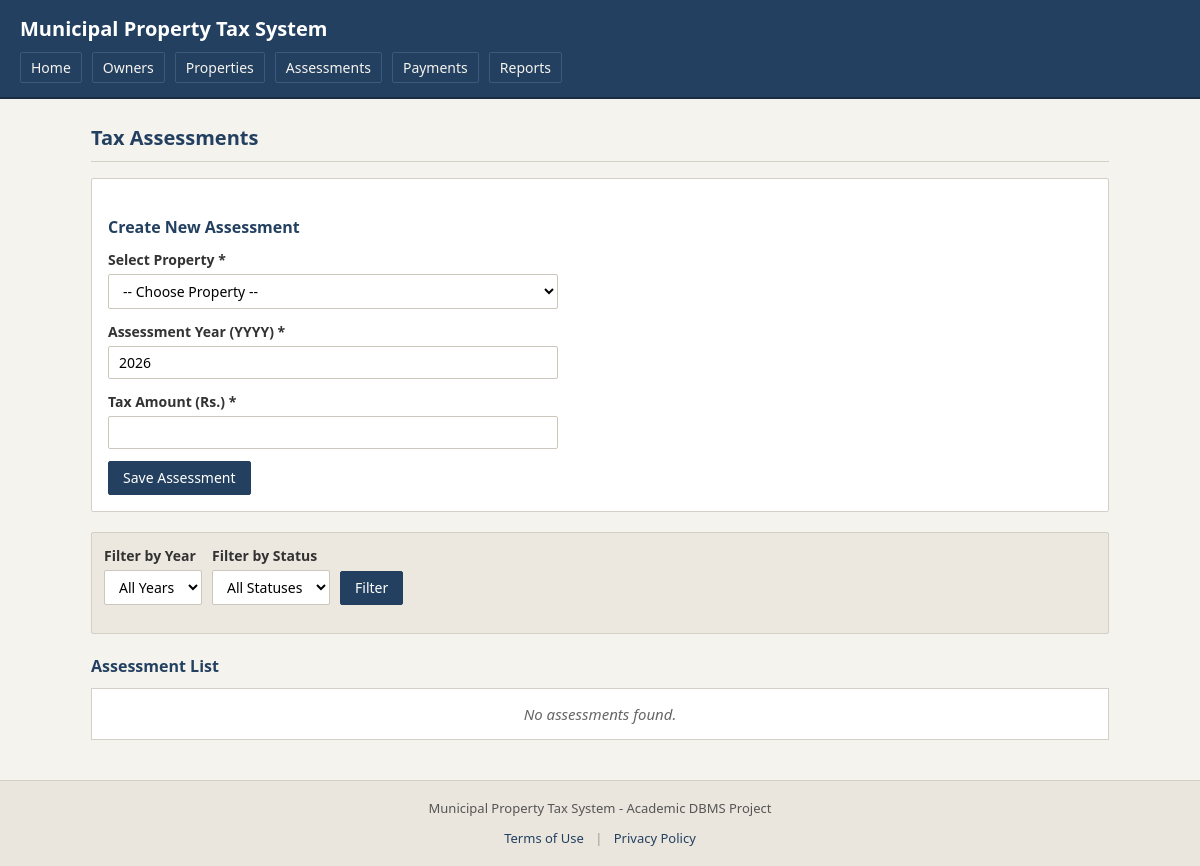
The app's page /assessments.php, older data.
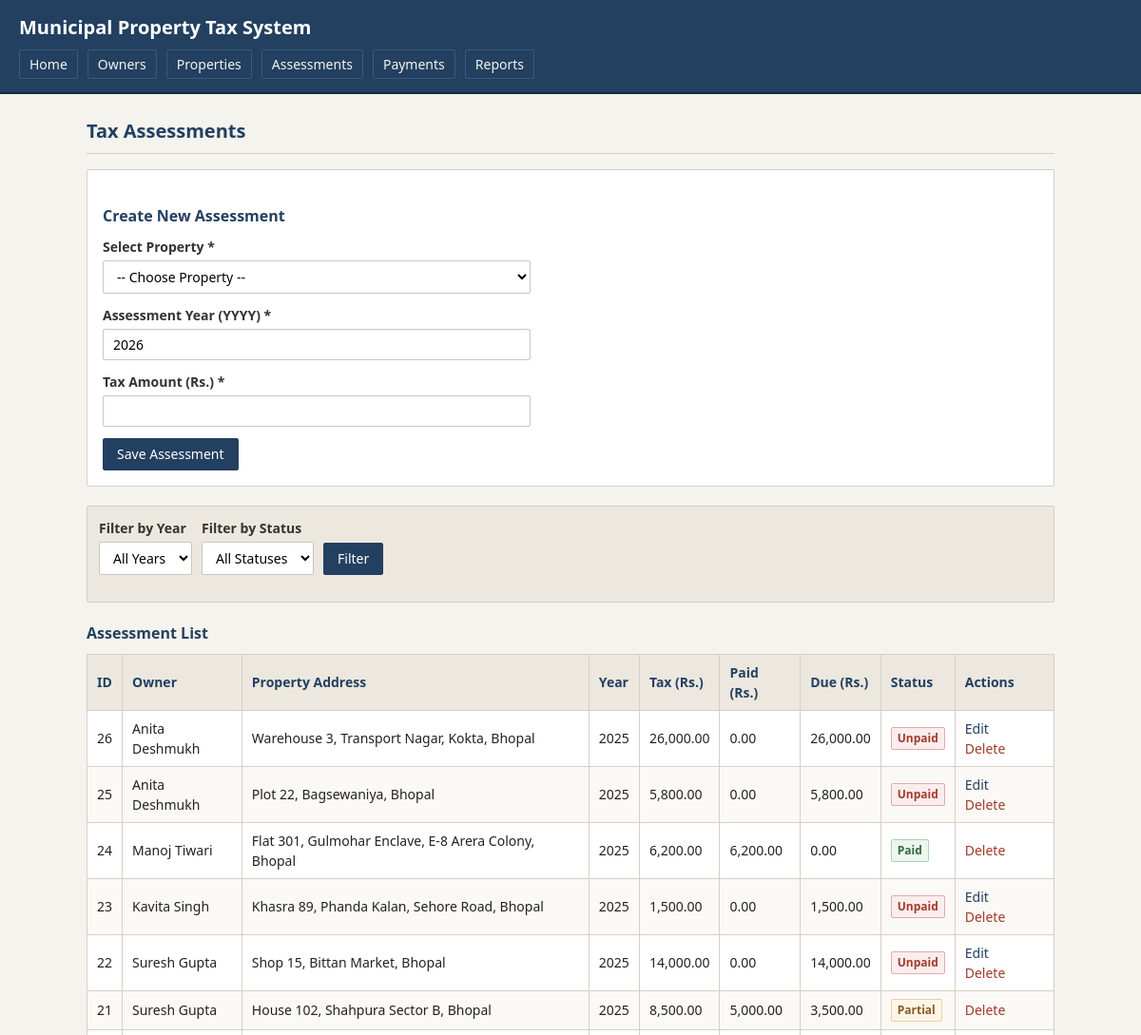
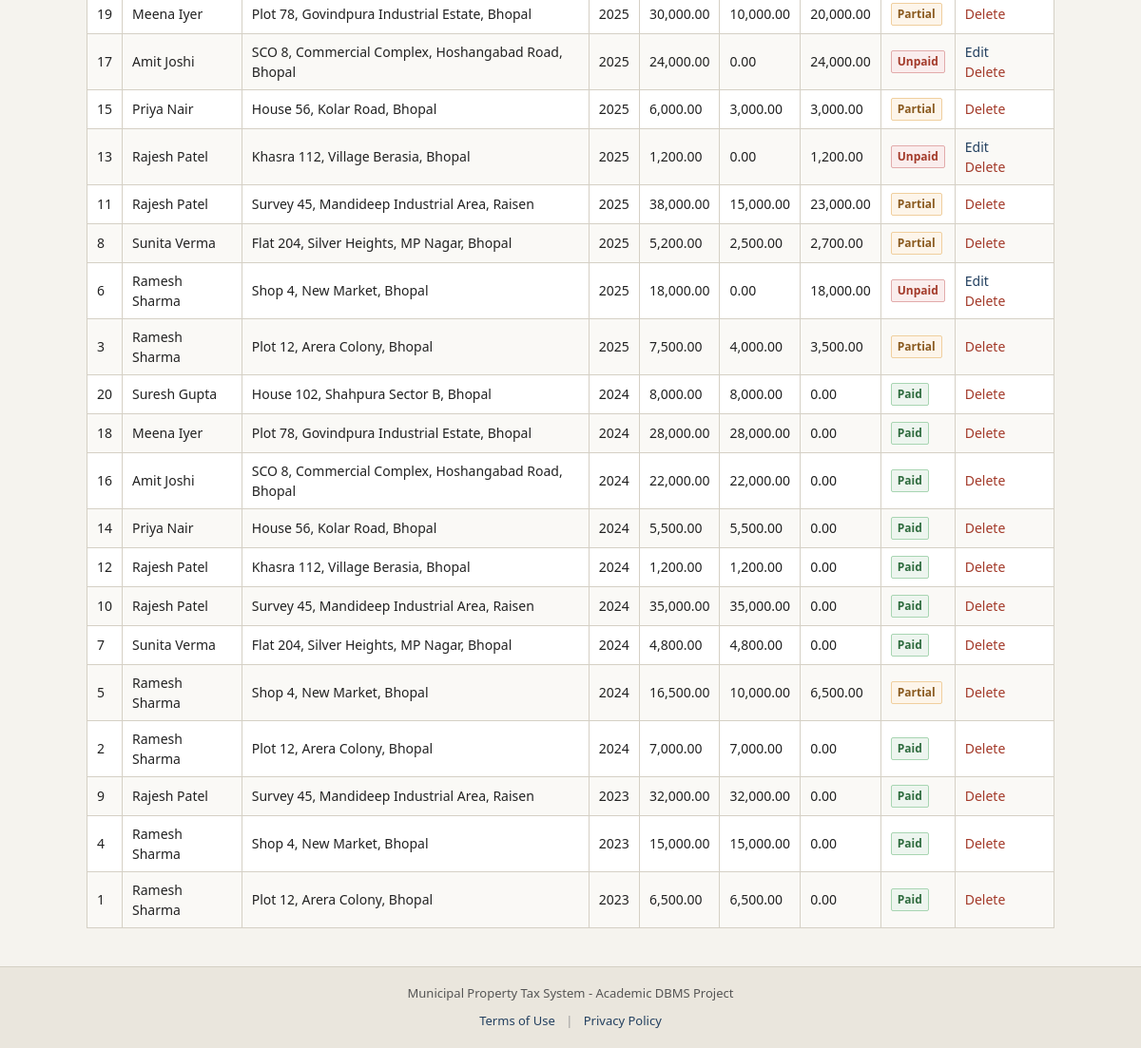
The same page, newer data (2 pictures, top to bottom).
### tables this page shows
CREATE TABLE TaxAssessments (
    assessment_id INT AUTO_INCREMENT PRIMARY KEY,
    property_id INT NOT NULL,
    assessment_year INT NOT NULL,
    tax_amount DECIMAL(10,2) NOT NULL CHECK (tax_amount > 0),
    FOREIGN KEY (property_id) REFERENCES Properties(property_id)
);

CREATE TABLE PropertyOwners (
    owner_id INT AUTO_INCREMENT PRIMARY KEY,
    owner_name VARCHAR(100) NOT NULL,
    phone CHAR(10) NOT NULL,
    email VARCHAR(100)
);

CREATE TABLE Properties (
    property_id INT AUTO_INCREMENT PRIMARY KEY,
    owner_id INT NOT NULL,
    property_address VARCHAR(255) NOT NULL,
    property_type VARCHAR(30) NOT NULL,
    FOREIGN KEY (owner_id) REFERENCES PropertyOwners(owner_id)
);

### assessments.php (the view, shortened to what the changed rows need)
<?php
include 'includes/db.php';
$filter_year = isset($_GET['year']) ? trim($_GET['year']) : '';
$filter_status = isset($_GET['status']) ? trim($_GET['status']) : '';
$allowed_statuses = ['Paid', 'Partial', 'Unpaid'];
$base_query = "SELECT a.assessment_id, o.owner_name, p.property_address, a.assessment_year,
                      a.tax_amount,
                      IFNULL(x.paid, 0) AS paid,
                      a.tax_amount - IFNULL(x.paid, 0) AS due,
                      CASE
                          WHEN IFNULL(x.paid, 0) = 0 THEN 'Unpaid'
                          WHEN a.tax_amount - IFNULL(x.paid, 0) <= 0 THEN 'Paid'
                          ELSE 'Partial'
                      END AS status
               FROM TaxAssessments a
               JOIN Properties p ON a.property_id = p.property_id
               JOIN PropertyOwners o ON p.owner_id = o.owner_id
               LEFT JOIN (SELECT assessment_id, SUM(amount_paid) AS paid
                          FROM Payments GROUP BY assessment_id) x
                      ON a.assessment_id = x.assessment_id ";
if ($filter_year !== '' && in_array($filter_status, $allowed_statuses, true)) {
    $sql = $base_query . " WHERE a.assessment_year = ? HAVING status = ? ORDER BY a.assessment_year DESC, a.assessment_id DESC";
    $stmt = mysqli_prepare($con, $sql);
    $f_year = (int)$filter_year;
    mysqli_stmt_bind_param($stmt, "is", $f_year, $filter_status);
    mysqli_stmt_execute($stmt);
    $result = mysqli_stmt_get_result($stmt);
} elseif (in_array($filter_status, $allowed_statuses, true)) {
    $sql = $base_query . " HAVING status = ? ORDER BY a.assessment_year DESC, a.assessment_id DESC";
    $stmt = mysqli_prepare($con, $sql);
    mysqli_stmt_bind_param($stmt, "s", $filter_status);
    mysqli_stmt_execute($stmt);
    $result = mysqli_stmt_get_result($stmt);
} else {
    $sql = $base_query . " ORDER BY a.assessment_year DESC, a.assessment_id DESC";
    $result = mysqli_query($con, $sql);
}
include 'includes/header.php';
?>
<h1 class="page-title">Tax Assessments</h1>
<div class="card-box">
    <h2 class="section-title">Create New Assessment</h2>
    <form method="POST" action="assessments.php">
    </form>
</div>
<div class="filter-box">
    <form method="GET" action="assessments.php" class="form-inline">
    </form>
</div>
<h2 class="section-title">Assessment List</h2>
<?php if ($result && mysqli_num_rows($result) > 0): ?>
    <div class="table-responsive">
        <table class="table">
            <thead>
                <tr>
                    <th>ID</th>
                    <th>Owner</th>
                    <th>Property Address</th>
                    <th>Year</th>
                    <th class="text-right">Tax (Rs.)</th>
                    <th class="text-right">Paid (Rs.)</th>
                    <th class="text-right">Due (Rs.)</th>
                    <th>Status</th>
                    <th>Actions</th>
                </tr>
            </thead>
            <tbody>
                <?php while ($row = mysqli_fetch_assoc($result)): ?>
                    <tr>
                        <td><?php echo (int)$row['assessment_id']; ?></td>
                        <td><?php echo htmlspecialchars($row['owner_name']); ?></td>
                        <td><?php echo htmlspecialchars($row['property_address']); ?></td>
                        <td><?php echo (int)$row['assessment_year']; ?></td>
                        <td class="text-right"><?php echo number_format((float)$row['tax_amount'], 2); ?></td>
                        <td class="text-right"><?php echo number_format((float)$row['paid'], 2); ?></td>
                        <td class="text-right"><?php echo number_format((float)$row['due'], 2); ?></td>
                        <td>
                            <?php if ($row['status'] === 'Paid'): ?>
                                <span class="badge badge-paid">Paid</span>
                            <?php elseif ($row['status'] === 'Partial'): ?>
                                <span class="badge badge-partial">Partial</span>
                            <?php else: ?>
                                <span class="badge badge-unpaid">Unpaid</span>
                            <?php endif; ?>
                        </td>
                        <td class="action-links">
                            <?php if ((float)$row['paid'] == 0): ?>
                                <a href="assessment_edit.php?id=<?php echo (int)$row['assessment_id']; ?>">Edit</a>
                            <?php endif; ?>
                            <a href="delete.php?type=assessment&id=<?php echo (int)$row['assessment_id']; ?>" class="text-danger">Delete</a>
                        </td>
                    </tr>
                <?php endwhile; ?>
            </tbody>
        </table>
    </div>
<?php else: ?>
    <div class="empty-msg">No assessments found.</div>
<?php endif; ?>
<?php
include 'includes/footer.php';
?>

Row changes from the older to the newer data that the page shows:
added taxassessments: assessment_id "26", propertyowners.owner_name "Anita Deshmukh", property.property_address "Warehouse 3, Transport Nagar, Kokta, Bhopal", assessment_year "2025", tax_amount "26,000.00", paid "0.00", due "26,000.00", shows "Unpaid"
added taxassessments: assessment_id "25", propertyowners.owner_name "Anita Deshmukh", property.property_address "Plot 22, Bagsewaniya, Bhopal", assessment_year "2025", tax_amount "5,800.00", paid "0.00", due "5,800.00", shows "Unpaid"
added taxassessments: assessment_id "24", propertyowners.owner_name "Manoj Tiwari", property.property_address "Flat 301, Gulmohar Enclave, E-8 Arera Colony, Bhopal", assessment_year "2025", tax_amount "6,200.00", paid "6,200.00", due "0.00", shows "Paid"
added taxassessments: assessment_id "23", propertyowners.owner_name "Kavita Singh", property.property_address "Khasra 89, Phanda Kalan, Sehore Road, Bhopal", assessment_year "2025", tax_amount "1,500.00", paid "0.00", due "1,500.00", shows "Unpaid"
added taxassessments: assessment_id "22", propertyowners.owner_name "Suresh Gupta", property.property_address "Shop 15, Bittan Market, Bhopal", assessment_year "2025", tax_amount "14,000.00", paid "0.00", due "14,000.00", shows "Unpaid"
added taxassessments: assessment_id "21", propertyowners.owner_name "Suresh Gupta", property.property_address "House 102, Shahpura Sector B, Bhopal", assessment_year "2025", tax_amount "8,500.00", paid "5,000.00", due "3,500.00", shows "Partial"
added taxassessments: assessment_id "19", propertyowners.owner_name "Meena Iyer", property.property_address "Plot 78, Govindpura Industrial Estate, Bhopal", assessment_year "2025", tax_amount "30,000.00", paid "10,000.00", due "20,000.00", shows "Partial"
added taxassessments: assessment_id "17", propertyowners.owner_name "Amit Joshi", property.property_address "SCO 8, Commercial Complex, Hoshangabad Road, Bhopal", assessment_year "2025", tax_amount "24,000.00", paid "0.00", due "24,000.00", shows "Unpaid"
added taxassessments: assessment_id "15", propertyowners.owner_name "Priya Nair", property.property_address "House 56, Kolar Road, Bhopal", assessment_year "2025", tax_amount "6,000.00", paid "3,000.00", due "3,000.00", shows "Partial"
added taxassessments: assessment_id "13", propertyowners.owner_name "Rajesh Patel", property.property_address "Khasra 112, Village Berasia, Bhopal", assessment_year "2025", tax_amount "1,200.00", paid "0.00", due "1,200.00", shows "Unpaid"
added taxassessments: assessment_id "11", propertyowners.owner_name "Rajesh Patel", property.property_address "Survey 45, Mandideep Industrial Area, Raisen", assessment_year "2025", tax_amount "38,000.00", paid "15,000.00", due "23,000.00", shows "Partial"
added taxassessments: assessment_id "8", propertyowners.owner_name "Sunita Verma", property.property_address "Flat 204, Silver Heights, MP Nagar, Bhopal", assessment_year "2025", tax_amount "5,200.00", paid "2,500.00", due "2,700.00", shows "Partial"
added taxassessments: assessment_id "6", propertyowners.owner_name "Ramesh Sharma", property.property_address "Shop 4, New Market, Bhopal", assessment_year "2025", tax_amount "18,000.00", paid "0.00", due "18,000.00", shows "Unpaid"
added taxassessments: assessment_id "3", propertyowners.owner_name "Ramesh Sharma", property.property_address "Plot 12, Arera Colony, Bhopal", assessment_year "2025", tax_amount "7,500.00", paid "4,000.00", due "3,500.00", shows "Partial"
added taxassessments: assessment_id "20", propertyowners.owner_name "Suresh Gupta", property.property_address "House 102, Shahpura Sector B, Bhopal", assessment_year "2024", tax_amount "8,000.00", paid "8,000.00", due "0.00", shows "Paid"
added taxassessments: assessment_id "18", propertyowners.owner_name "Meena Iyer", property.property_address "Plot 78, Govindpura Industrial Estate, Bhopal", assessment_year "2024", tax_amount "28,000.00", paid "28,000.00", due "0.00", shows "Paid"
added taxassessments: assessment_id "16", propertyowners.owner_name "Amit Joshi", property.property_address "SCO 8, Commercial Complex, Hoshangabad Road, Bhopal", assessment_year "2024", tax_amount "22,000.00", paid "22,000.00", due "0.00", shows "Paid"
added taxassessments: assessment_id "14", propertyowners.owner_name "Priya Nair", property.property_address "House 56, Kolar Road, Bhopal", assessment_year "2024", tax_amount "5,500.00", paid "5,500.00", due "0.00", shows "Paid"
added taxassessments: assessment_id "12", propertyowners.owner_name "Rajesh Patel", property.property_address "Khasra 112, Village Berasia, Bhopal", assessment_year "2024", tax_amount "1,200.00", paid "1,200.00", due "0.00", shows "Paid"
added taxassessments: assessment_id "10", propertyowners.owner_name "Rajesh Patel", property.property_address "Survey 45, Mandideep Industrial Area, Raisen", assessment_year "2024", tax_amount "35,000.00", paid "35,000.00", due "0.00", shows "Paid"
added taxassessments: assessment_id "7", propertyowners.owner_name "Sunita Verma", property.property_address "Flat 204, Silver Heights, MP Nagar, Bhopal", assessment_year "2024", tax_amount "4,800.00", paid "4,800.00", due "0.00", shows "Paid"
added taxassessments: assessment_id "5", propertyowners.owner_name "Ramesh Sharma", property.property_address "Shop 4, New Market, Bhopal", assessment_year "2024", tax_amount "16,500.00", paid "10,000.00", due "6,500.00", shows "Partial"
added taxassessments: assessment_id "2", propertyowners.owner_name "Ramesh Sharma", property.property_address "Plot 12, Arera Colony, Bhopal", assessment_year "2024", tax_amount "7,000.00", paid "7,000.00", due "0.00", shows "Paid"
added taxassessments: assessment_id "9", propertyowners.owner_name "Rajesh Patel", property.property_address "Survey 45, Mandideep Industrial Area, Raisen", assessment_year "2023", tax_amount "32,000.00", paid "32,000.00", due "0.00", shows "Paid"
added taxassessments: assessment_id "4", propertyowners.owner_name "Ramesh Sharma", property.property_address "Shop 4, New Market, Bhopal", assessment_year "2023", tax_amount "15,000.00", paid "15,000.00", due "0.00", shows "Paid"
added taxassessments: assessment_id "1", propertyowners.owner_name "Ramesh Sharma", property.property_address "Plot 12, Arera Colony, Bhopal", assessment_year "2023", tax_amount "6,500.00", paid "6,500.00", due "0.00", shows "Paid"
Text that changed along with them:
text no longer shown: "No assessments found."
text now shown: "ID Owner Property Address Year Tax (Rs.) Paid (Rs.) Due (Rs.) Status Actions"
